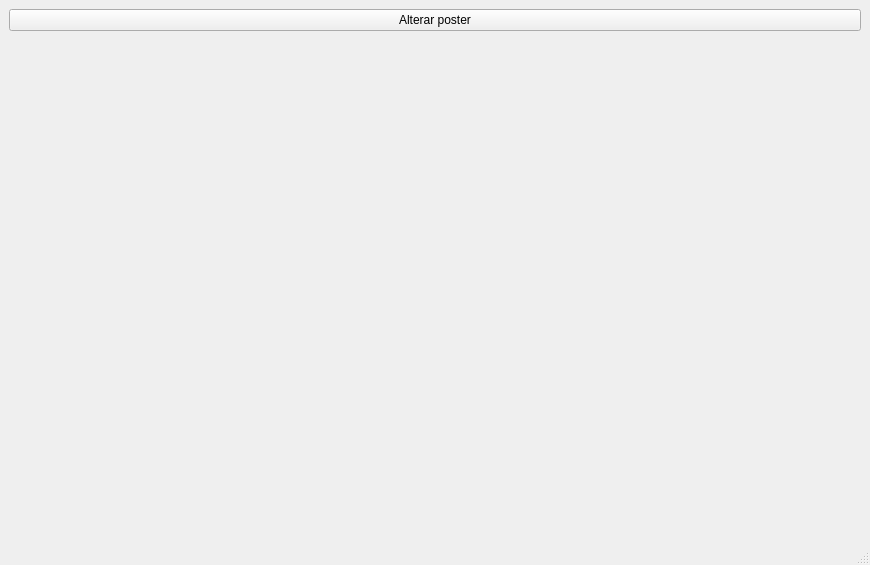
<?xml version="1.0" encoding="UTF-8"?>
<ui version="4.0">
 <class>MainWindow</class>
 <widget class="QMainWindow" name="MainWindow">
  <property name="geometry">
   <rect>
    <x>0</x>
    <y>0</y>
    <width>870</width>
    <height>565</height>
   </rect>
  </property>
  <property name="windowTitle">
   <string>MainWindow</string>
  </property>
  <widget class="QWidget" name="centralwidget">
   <layout class="QVBoxLayout" name="verticalLayout">
    <item>
     <widget class="QPushButton" name="pushButton">
      <property name="text">
       <string>Alterar poster</string>
      </property>
     </widget>
    </item>
    <item>
     <layout class="QHBoxLayout" name="horizontalLayout_2">
      <item>
       <widget class="QLabel" name="lb_endGame">
        <property name="text">
         <string/>
        </property>
       </widget>
      </item>
      <item>
       <widget class="QLabel" name="lb_guerraInfinita">
        <property name="autoFillBackground">
         <bool>false</bool>
        </property>
        <property name="text">
         <string/>
        </property>
        <property name="pixmap">
         <pixmap>../../../../../Imagens/20181218vingadores-guerra-infinita-680x383 (1).jpg</pixmap>
        </property>
        <property name="scaledContents">
         <bool>true</bool>
        </property>
        <property name="wordWrap">
         <bool>false</bool>
        </property>
       </widget>
      </item>
     </layout>
    </item>
   </layout>
  </widget>
  <widget class="QMenuBar" name="menubar">
   <property name="geometry">
    <rect>
     <x>0</x>
     <y>0</y>
     <width>870</width>
     <height>21</height>
    </rect>
   </property>
  </widget>
  <widget class="QStatusBar" name="statusbar"/>
 </widget>
 <resources/>
 <connections/>
</ui>
